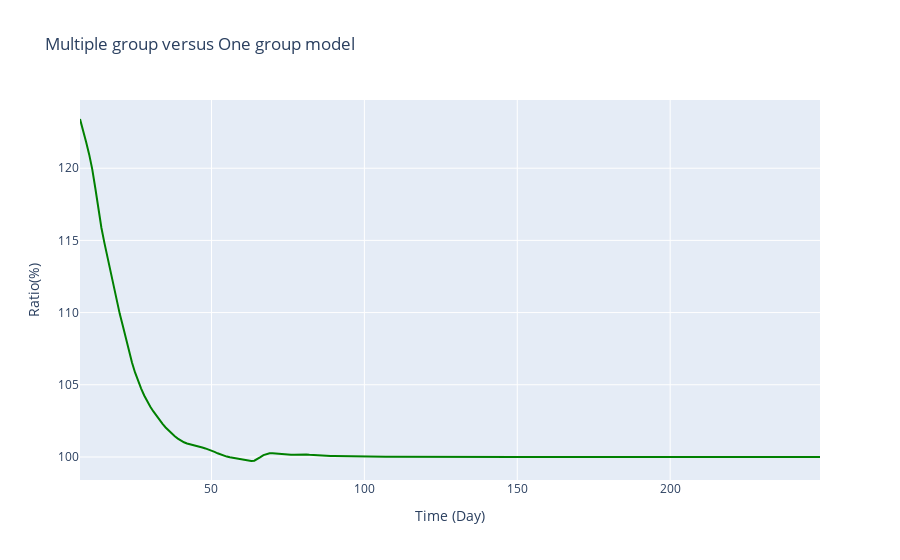
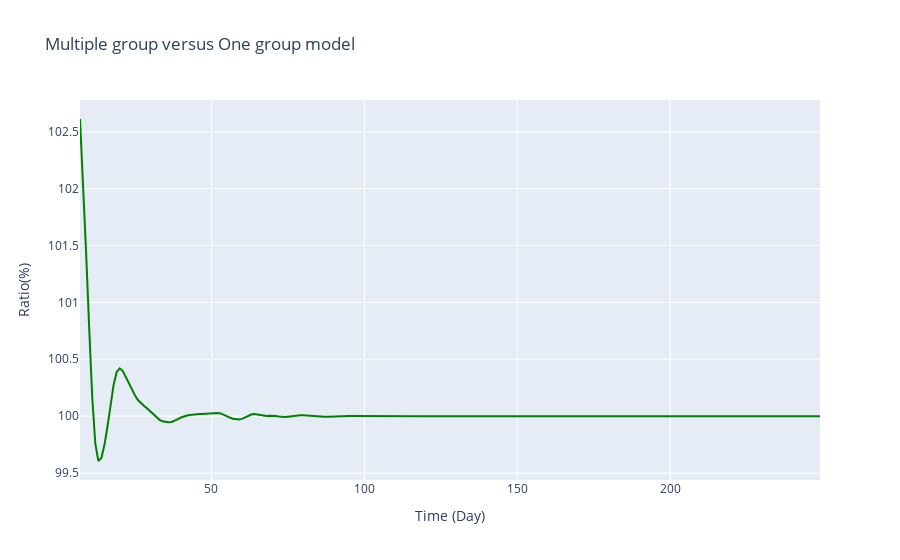
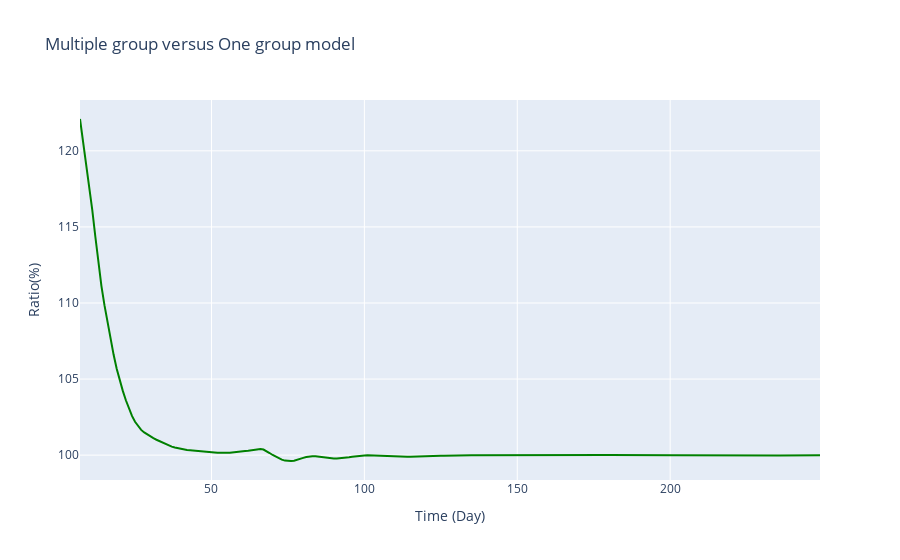
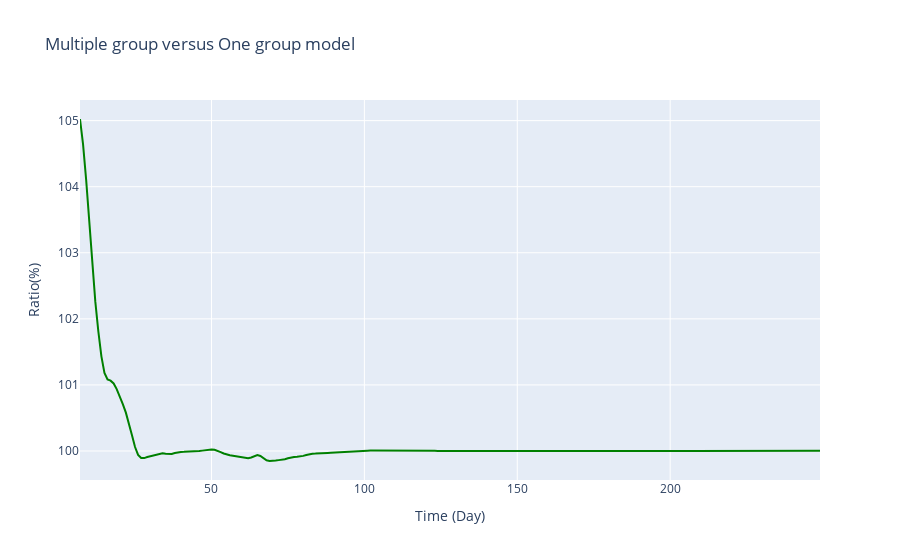

Write notebook code for charts like these, in order.
### Markdown cell above
## Divergence of Means

### Code cell
uni_post_dist = []
multi_post_dist = []

for _ in range(len(contact_matrix)):
    mean_ratios = []
    uni_rate = []
    multi_rate = []
    shape = []
    for t in np.arange(R_t_start, num_timepoints):
        shape.append( a + math.fsum(agg_cases[_][(t-tau):(t+1)]))
        uni_cat_sum_var = 0
        for k in range(t-tau,t+1):
            if k > len(average_serial_interval):
                vec1 = agg_cases[_][(k-1):(k - len(average_serial_interval) - 1):-1] # I_(k-1), ... , I_0
                vec2 = average_serial_interval[:k] # w_1, ... , w_k
            else:
                vec1 = agg_cases[_][(k-1)::-1] # I_(k-1), ... , I_0
                vec2 = average_serial_interval[:k] # w_1, ... , w_k
            uni_cat_sum_var += math.fsum(np.multiply(vec1,vec2))/np.sum(average_serial_interval)
        uni_cat_rate = b + uni_cat_sum_var

        multi_cat_sum_var = 0
        for k_inx, k in enumerate(range(t-tau,t+1)):
            sub_sum_i = 0
            for i in range(num_categories):
                for j in range(num_categories):
                    if k > serial_intervals.shape[1]:
                        vec1 = desagg_cases[_][(k-1):(k - serial_intervals.shape[1] - 1):-1, j] # I_(k-1), ... , I_0
                        vec2 = serial_intervals[j, :k] # w_1, ... , w_k
                    else:
                        vec1 = desagg_cases[_][(k-1)::-1, j] # I_(k-1), ... , I_0
                        vec2 = serial_intervals[j, :k] # w_1, ... , w_k
                    sub_sum_j = math.fsum(np.multiply(vec1,vec2))/np.sum(serial_intervals[j,:])
                    sub_sum_j *= contact_matrix[_][i, j] * transmissibility[j]
                    sub_sum_i += sub_sum_j
            multi_cat_sum_var += sub_sum_i  # vector of sum^k_{s=0} w_s I_{k-s}
            # print(multi_cat_sum_var)
        multi_cat_rate = b + (multi_cat_sum_var/spec_radius[_])

        mean_ratios.append(uni_cat_rate / multi_cat_rate)
        uni_rate.append(uni_cat_rate)
        multi_rate.append(multi_cat_rate)

    mean_ratio = pd.DataFrame({
        'Time Points': np.arange(R_t_start, num_timepoints),
        'R_t': 100 * np.asarray(mean_ratios)
    })

    # Tests
    i + tau == num_timepoints
    len(shape) == num_timepoints - tau
    len(uni_rate) == num_timepoints - tau
    len(multi_rate) == num_timepoints - tau

    mean_uni = np.divide(shape, uni_rate)
    mean_multi = np.divide(shape, multi_rate)

    uni_post_dist.append(scipy.stats.gamma(shape,scale = 1/np.array(uni_rate)))
    uni_post_dist_interval = uni_post_dist[_].interval(.95)

    multi_post_dist.append(scipy.stats.gamma(shape,scale = 1/np.array(multi_rate)))
    multi_post_dist_interval = multi_post_dist[_].interval(.95)

    fig = ReproductionNumberPlot()

    fig.add_ground_truth_rt(mean_ratio)    
    fig.update_labels(time_label='Time (Day)', r_label='Ratio(%)')
    fig.figure.update_layout(title_text='Multiple group versus One group model')

    fig.show_figure()

### Figure 1 — Plotly figure (JSON) as saved in the notebook; plotly's stock layout.template omitted (floating-point values rounded to 4 significant figures; data arrays with more than 128 entries replaced by an {"elided": "..."} marker saying what was removed)
{"data": [{"line": {"color": "green"}, "mode": "lines", "name": "True R", "type": "scatter", "x": {"elided": "243 int values"}, "y": {"elided": "243 float values"}}], "layout": {"title": {"text": "Multiple group versus One group model"}, "xaxis": {"title": {"text": "Time (Day)"}}, "yaxis": {"title": {"text": "Ratio(%)"}}}}

### Figure 2 — Plotly figure (JSON) as saved in the notebook; plotly's stock layout.template omitted (floating-point values rounded to 4 significant figures; data arrays with more than 128 entries replaced by an {"elided": "..."} marker saying what was removed)
{"data": [{"line": {"color": "green"}, "mode": "lines", "name": "True R", "type": "scatter", "x": {"elided": "243 int values"}, "y": {"elided": "243 float values"}}], "layout": {"title": {"text": "Multiple group versus One group model"}, "xaxis": {"title": {"text": "Time (Day)"}}, "yaxis": {"title": {"text": "Ratio(%)"}}}}

### Figure 3 — Plotly figure (JSON) as saved in the notebook; plotly's stock layout.template omitted (floating-point values rounded to 4 significant figures; data arrays with more than 128 entries replaced by an {"elided": "..."} marker saying what was removed)
{"data": [{"line": {"color": "green"}, "mode": "lines", "name": "True R", "type": "scatter", "x": {"elided": "243 int values"}, "y": {"elided": "243 float values"}}], "layout": {"title": {"text": "Multiple group versus One group model"}, "xaxis": {"title": {"text": "Time (Day)"}}, "yaxis": {"title": {"text": "Ratio(%)"}}}}

### Figure 4 — Plotly figure (JSON) as saved in the notebook; plotly's stock layout.template omitted (floating-point values rounded to 4 significant figures; data arrays with more than 128 entries replaced by an {"elided": "..."} marker saying what was removed)
{"data": [{"line": {"color": "green"}, "mode": "lines", "name": "True R", "type": "scatter", "x": {"elided": "243 int values"}, "y": {"elided": "243 float values"}}], "layout": {"title": {"text": "Multiple group versus One group model"}, "xaxis": {"title": {"text": "Time (Day)"}}, "yaxis": {"title": {"text": "Ratio(%)"}}}}
